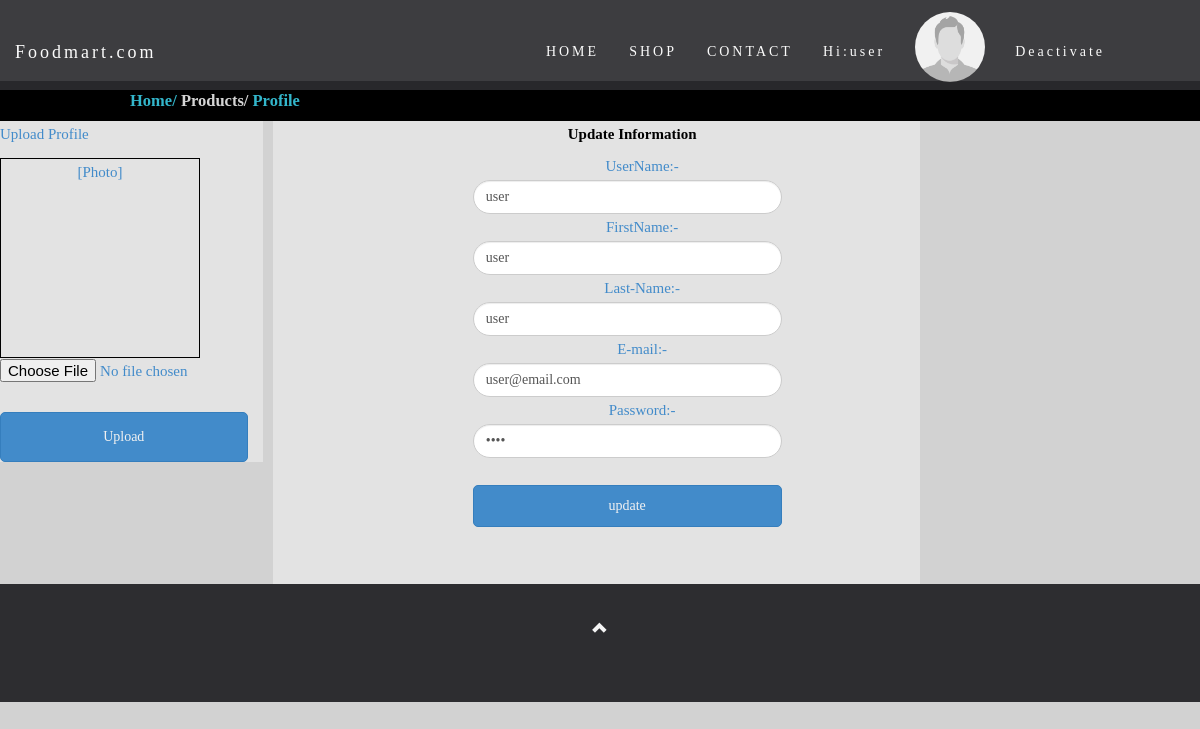
Page /fruits/profile.php?mem_id=14 (signed in) on the committed database.
### tables this page shows
CREATE TABLE `member` (
  `mem_id` int(11) NOT NULL,
  `firstname` varchar(50) NOT NULL,
  `lastname` varchar(50) NOT NULL,
  `username` varchar(30) NOT NULL,
  `email` varchar(25) NOT NULL,
  `password` varchar(12) NOT NULL,
  `profile` varchar(255) NOT NULL,
  `product` varchar(255) NOT NULL
);

### db/session.php (called while the page is built, shortened)
<?php
$id_session=$_SESSION['id'];
?>

### fruits/profile.php (the view, shortened to what this page needs)
<?php
include('header.php');
$ID=$_GET['mem_id'];
?>
 <div class="container-fluid" style="width:90%;">
  <div class="row">
    <div class="col-sm-3" style="background-color:#e3e3e3;color:#428bca;">
      <form method="post" action="../uploadp.php" enctype="multipart/form-data">
        <p>Upload Profile</p>
      <div style="">
          <div id = "preview" style = "width:200px; height :200px; border:1px solid #000;">
            <center id = "lbl">[Photo]</center>
          </div>
          <input type = "file" accept="image/*" id = "photo" name = "photo" required="" />
        </div>
        <br/>
        <center><button style="width:100%;height:50px;border-radius: 5px;" class="btn btn-primary" name="submit"> Upload</button></center>
      </form>
    </div>
    <div class="col-sm-7" style="background-color:#e3e3e3;margin-left: 10px;">
      <div id="product-grid">
        <?php
  $query=mysqli_query($conn,"select * from member where mem_id='$ID'")or die(mysqli_error());
$row=mysqli_fetch_array($query);
  ?>
              <form method="post" action="" style="max-width: 50%;margin-left: 30%" >
                <label style="margin-left:10px;color:#000;" >Update Information</label><br>
                 <span style="color: #428bca;text-align: center;margin-left:30px;">UserName:-
                <input type="text" name="username" value="<?php echo $row['username'];?>" style="border-radius: 360px;" class="form-control">
              </span>
              <span style="color: #428bca;text-align: center;margin-left:30px;">FirstName:-
                <input type="text" name="firstname" value="<?php echo $row['firstname'];?>" style="border-radius: 360px;" class="form-control">
              </span>
              <span style="margin-left: 30px;color: #428bca;">Last-Name:-
                <input type="text" name="lastname" value="<?php echo $row['lastname'];?>" style="max-width:;border-radius: 360px;" class="form-control"></span>
                <span style="color: #428bca;text-align: center;margin-left:30px;">E-mail:-
                <input type="text" name="email" value="<?php echo $row['email']; ?>" style="border-radius: 360px;" class="form-control">
              </span>
            <span style="margin-left:30px;color: #428bca;">Password:-<input class="form-control" style="max-width:;border-radius: 360px;" type="password" name="password" value="<?php echo $row['password']; ?>"></span><br>
            <span><input style="width: 100%;border-radius: 5px;" type="submit" name="update" class="btn btn-primary" value="update"></span>
          </form><br>
    </div>
  </div>
</div>
</div>
  <footer class="text-center">
  <a class="up-arrow" href="#myPage" data-toggle="tooltip" title="TO TOP">
    <span class="glyphicon glyphicon-chevron-up"></span>
  </a><br><br>
</footer>
 </body>
 </html>

### fruits/header.php (shortened to what this page needs)
<?php require ('../db/session.php'); ?>
<?php require ('../db/config.php'); ?>
<!DOCTYPE html>
<html>
<head>
  <link rel="stylesheet" href="style.css">
  <link rel="stylesheet" href="../bootstrap/css/bootstrap.min.css">
 </head>
  <?php
              $result= mysqli_query($conn,"select *  from member where mem_id='$id_session'") or die (mysqli_error());
              while ($row= mysqli_fetch_array ($result) ){
              ?>
 <body>
 <nav class="navbar navbar-default navbar-fixed-top">
  <div class="container-fluid">
    <div class="navbar-header">
      <a class="navbar-brand" id="font" href="../index2.php" >Foodmart.com</a>
    </div>
    <div class="collapse navbar-collapse" id="myNavbar">
      <ul class="nav navbar-nav navbar-right" style="margin-right:80px;">
        <li class="font"><a href="../index2.php">HOME</a></li>
        <li class="font"><a href="#shop">SHOP</a></li>
        <li class="font"><a href="#contact">CONTACT</a></li>
        <li class="font"><a href="logout.php">Hi:<?php echo $row ['username']; ?></a></li>
        <li><a><img src="../profile/<?php echo $row ['profile'];?>" style="width:70px;height: 70px;margin-top: 0px;border-radius: 360px;margin-top: -30px;"></a></li>
       <li class="font"><a href="Deactivate.php">Deactivate</a></li>
      </ul>
    </div>
  </div>
</nav>
<br><br><br>
  <div class="txt-heading" style="text-align:left;color:#d5d5d5;"><a href="../index2.php" style="text-decoration:none;color:#33B6CB;margin-left:120px;">Home/</a> Products/ <a href="fruits.php" style="color:#33B6CB;text-decoration: none;">Profile</a></div>
  <?php }?>

### fruits/style.css (style rules this page uses)
body { font-family:comic sans Ms,serif; font: 400 15px/1.8 comic sans Ms,serif; color: #777; font-weight:600px; background-color:#d2d2d2; }
.navbar { font-family:comic sans Ms,serif; height: 90px; margin-bottom: 0; border: 0; font-size: 14px !important; letter-spacing: 3px; opacity: 0.9; }
#font { color: #ffffff !important; }
.font a { color: #ffffff !important; }
.navbar li a, .navbar .navbar-brand { margin-top: 27px; }
.txt-heading { padding: 5px 10px;font-size:1.1em;font-weight:bold;color:#999; }
#product-grid { margin-bottom:30px; max-width:100%;text-align:center; }
.txt-heading { background-color: #000; color:#FFF; }

### fruits/header.php (style rules this page uses)
body { font-family:comic sans Ms,serif; font: 400 15px/1.8 comic sans Ms,serif; color: #777; font-weight:600px; background-color:#d2d2d2; }
.btn { padding: 10px 20px; color: #f1f1f1; border-radius: 0; transition: .2s; }
.navbar { font-family:comic sans Ms,serif; height: 90px; margin-bottom: 0; background-color: #2d2d30; border: 0; font-size: 14px !important; letter-spacing: 3px; opacity: 0.9; }
#font { color: #ffffff !important; }
.font a { color: #ffffff !important; }
.navbar li a, .navbar .navbar-brand { margin-top: 27px; }
footer { background-color: #2d2d30; color: #f5f5f5; padding: 32px; }
footer a { color: #f5f5f5; }
.form-control { border-radius: 0; }

### rows in the picture
member: username "user", profile (placeholder picture), firstname "user", lastname "user", email "user@email.com"
